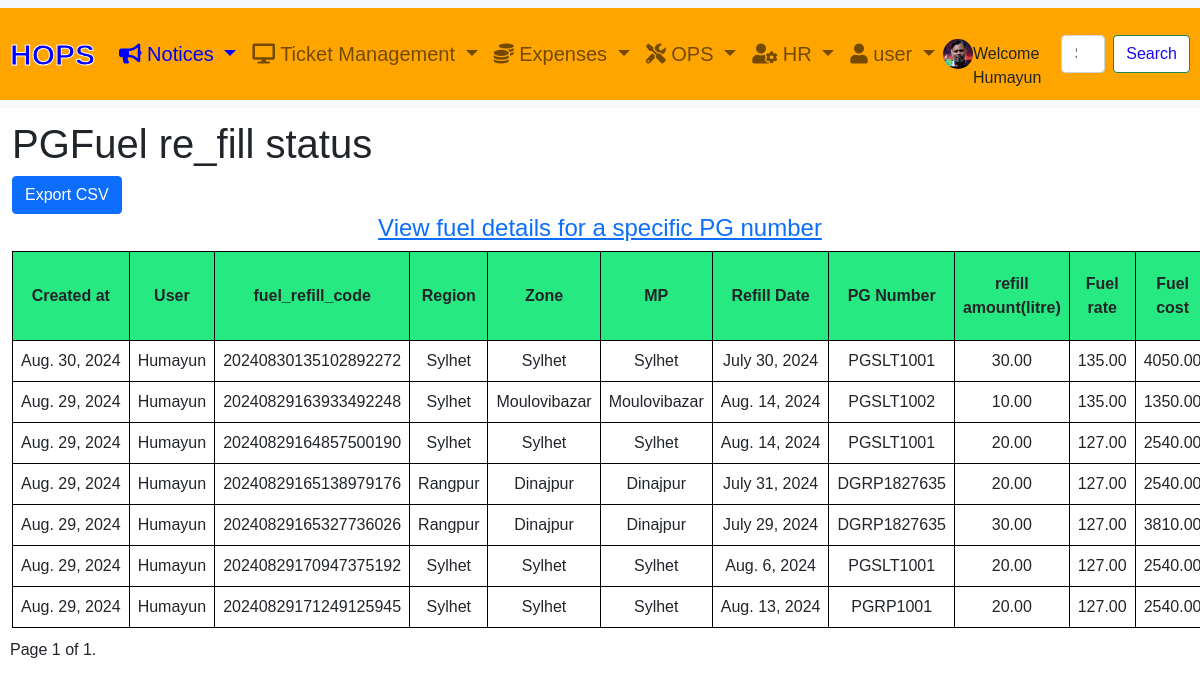
/generator/view_pg_fuel/ (signed in), run on the app's committed database.
### account/models.py (models this page shows, shortened)
class Customer(AbstractBaseUser, PermissionsMixin):
    employee = models.ForeignKey('employee.EmployeeModel', related_name='employee_data', on_delete=models.CASCADE, null=True, blank=True)
    email = models.EmailField(_('email address'), unique=True)
    name = models.CharField(max_length=150)
    mobile = models.CharField(max_length=20, blank=True)
    is_active = models.BooleanField(default=False)
    is_staff = models.BooleanField(default=False)
    created = models.DateTimeField(auto_now_add=True)
    updated = models.DateTimeField(auto_now=True)
    profile_picture = models.ImageField(upload_to='profile_pictures/', blank=True, null=True)
    groups = models.ManyToManyField(
        Group,
        related_name='customer_set',
        blank=True,
        help_text=_("The groups this user belongs to."),
        verbose_name=_("groups"),
    )
    user_permissions = models.ManyToManyField(
        Permission,
        related_name='customer_set',
        blank=True,
        help_text=_("Specific permissions for this user."),
        verbose_name=_("user permissions"),
    )
    USER_LEVEL_CHOICES = [
        ('general_user', 'General_User'),
        ('first_level', 'First Level Manager'),
        ('second_level', 'Second Level Manager'),
        ('third_level', 'Third Level Manager'),
        ('external', 'External'),
    ]
    manager_level = models.CharField(max_length=20, choices=USER_LEVEL_CHOICES, default='general_user')
    objects = CustomAccountManager()
    USERNAME_FIELD = 'email'
    REQUIRED_FIELDS = ['name']
    class Meta:
        verbose_name = "Accounts"
        verbose_name_plural = "Accounts"
    def __str__(self):
        return self.name

### generator/models.py (models this page shows, shortened)
class PGFuelRefill(models.Model):
    region = models.CharField(max_length=100,choices=REGION_CHOICES,null=True,blank=True)
    zone = models.CharField(max_length=100,choices=ZONE_CHOICES,null=True, blank=True)
    mp = models.CharField(max_length=100,choices=MP_CHOICES,null=True,blank=True)
    refill_requester = models.ForeignKey(Customer, related_name='pg_refill_requester_name', on_delete=models.CASCADE, null=True, blank=True)
    fuel_refill_code = models.CharField(max_length=50, default='None')
    pgnumber = models.ForeignKey(AddPGInfo, related_name='pg_refill', on_delete=models.CASCADE, null=True, blank=True)
    REFILL_CHOICES = [
        ('pump','pump'),
        ('local_purchase','local_purchase')
    ]
    refill_type = models.CharField(max_length=20, choices=REFILL_CHOICES, default=None,null=True,blank=True)
    fuel_pump = models.ForeignKey(FuelPumpDatabase, related_name='pump_data_info', on_delete=models.CASCADE, default=None,null=True,blank=True)
    refill_amount = models.DecimalField(max_digits=10, decimal_places=2, default=0.0)
    fuel_type_choices=[
        ('diesel','diesel'),
        ('octane','octane'),
        ('petrol','petrol'),
        ('CNG','CNG')
    ]
    fuel_type =models.CharField(max_length=100, choices=fuel_type_choices,null=True, blank=True, default='None')
    fuel_rate = models.DecimalField(max_digits=10, decimal_places=2, default=0.0,null=True, blank=True)
    fuel_cost = models.DecimalField(max_digits=10, decimal_places=2, default=0.0, null=True, blank=True)
    refill_date = models.DateField(default=timezone.now)
    fuel_supplier_name = models.CharField(max_length=50,null=True, blank=True)
    fuel_supplier_phone = models.CharField(max_length=50,null=True, blank=True)
    fuel_supplier_address = models.TextField(default='None', null=True, blank=True)
    refill_supporting_documents = models.FileField(upload_to='PG_refill_slips/', null=True, blank=True)
    created_at = models.DateField(default=timezone.now)

class AddPGInfo(models.Model):
    region = models.CharField(max_length=100,choices=REGION_CHOICES,null=True, blank=True)
    zone = models.CharField(max_length=100,choices=ZONE_CHOICES,null=True, blank=True)
    mp = models.CharField(max_length=100,choices=MP_CHOICES,null=True, blank=True)
    PG_code = models.CharField(max_length=50, default='None')
    PG_add_requester = models.ForeignKey(Customer, related_name='PGad_admin_user', on_delete=models.CASCADE)
    PGNumber = models.CharField(max_length=50,default='None')
    PG_brand_choices=[
        ('Honda','Honda'),
        ('Mistsubishi', 'Mistsubishi'),
        ('wilson','wilson'),
        ('chinese','chinese'),
        ('mahindra','mahindra'),
    ]
    PG_brand = models.CharField(max_length=50, choices= PG_brand_choices,default='None')
    PG_serial_number = models.CharField(max_length=50,default='None')
    PG_capacity_choices=[
        ('5kva','5kva'),
        ('6kva','6kva'),
        ('8kva','8kva'),
        ('30kva','30kva'),
        ('40kva','40kva')
        ]
    PG_capacity = models.CharField(max_length=50,choices=PG_capacity_choices,default='None')
    fuel_tank_capacity = models.CharField(max_length=50,default='None')
    lub_oil_capacity = models.CharField(max_length=50,default='None')
    PG_supplier_choices=[
        ('vendor1','vendor1'),
        ('vendor2','vendor2'),
        ('vendor3','vendor3'),
        ('own','own'),
        ('edotco','edotco'),
    ]
    PG_supplier=models.CharField(max_length=50,choices=PG_supplier_choices,default='None')
    PG_status_choices =[
        ('good','good'),
        ('faulty','faulty')
    ]
    PG_status = models.CharField(max_length=100, choices=PG_status_choices,null=True,blank=True)
    PG_purchase_date = models.DateField(default=timezone.now)
    PG_hire_date = models.DateField(default=timezone.now)
    PG_supporting_documents = models.FileField(upload_to='PG_documents/', null=True, blank=True)
    deployment_choices=[
        ('movable_PG','movable_PG'),
        ('fixed_PG','fixed_PG'),
        ('fixed_DG','fixed_DG'),
        ('DGOW','DGOW'),
    ]
    PG_deployment_type =models.CharField(max_length=100,choices=deployment_choices,null=True,blank=True)
    fixed_PG_site_code = models.CharField(max_length=100,null=True,blank=True)
    created_at = models.DateField(default=timezone.now)
    updated_at = models.DateField(default=timezone.now)

### generator/views.py (the view, shortened to what this page needs)
# urls.py: path('view_pg_fuel/', views.view_pg_fuel, name='view_pg_fuel'),
@login_required
def view_pg_fuel(request):
    pg_info = PGFuelRefill.objects.all().order_by('-created_at')
    pg_per_page = 10
    paginator = Paginator(pg_info, pg_per_page)
    page_number = request.GET.get('page', 1)
    try:
        page_obj = paginator.page(page_number)
    except PageNotAnInteger:
        page_obj = paginator.page(1)
    except EmptyPage:
        page_obj = paginator.page(paginator.num_pages)
    return render(request, 'generator/view_pg_fuel.html', {
        'pg_info': pg_info,
        'page_obj': page_obj,
    })

### account/context_processors.py (called while the page is built)
def user_info(request):
    user = request.user
    profile_picture_url = None
    if user.is_authenticated:
        profile_picture_url = user.profile_picture.url if user.profile_picture else None
    return {
        'user_info': user.name if user.is_authenticated else None,
        'profile_picture_url': profile_picture_url
    }

### templates/generator/view_pg_fuel.html (shortened to what this page needs)
{% extends "base.html" %}
{% load static %}
{% load duration_filters %}
{% block content %}
<div class="container-fluid main-content  ">
    <div class="row">
        <div class="col-xl-12">
        <h1>PGFuel re_fill status</h1>
        <form method="GET" action="{% url 'generator:view_pg_fuel' %}">
            <button type="submit" name="download_csv" class="btn btn-primary">Export CSV</button>
        </form>
        <h4 class="text-center"> <a href="{% url 'generator:view_pg_details_fuel'%}">View fuel details for a specific PG number</a></h4>
            <table>
                <thead>
                    <tr>
                        <th class="text-center p-2">Created at </th>
                        <th class="text-center p-2">User</th>
                        <th class="text-center p-2">fuel_refill_code</th>
                        <th class="text-center p-2">Region</th>
                        <th class="text-center p-2">Zone</th>
                        <th class="text-center p-2">MP</th>
                        <th class="text-center p-2">Refill Date</th>
                        <th class="text-center p-2">PG Number</th>
                        <th class="text-center p-2">refill amount(litre)</th>
                        <th class="text-center p-2">Fuel rate</th>
                        <th class="text-center p-2">Fuel cost</th>
                    </tr>
                </thead>
                <tbody>
                    {% for fuel in page_obj %}
                    <tr>
                        <td class="text-center p-2"style="white-space: nowrap;">{{ fuel.created_at }}</td>
                        <td class="text-center p-2"style="white-space: nowrap;">{{ fuel.refill_requester }}</td>
                        <td class="text-center p-2"style="white-space: nowrap;">{{ fuel.fuel_refill_code }}</td>
                        <td class="text-center p-2"style="white-space: nowrap;">{{ fuel.region }}</td>
                        <td class="text-center p-2"style="white-space: nowrap;">{{ fuel.zone }}</td>
                        <td class="text-center p-2"style="white-space: nowrap;">{{ fuel.mp }}</td>
                        <td class="text-center p-2" style="white-space: nowrap;">{{ fuel.refill_date}}</td>
                        <td class="text-center p-2" style="white-space: nowrap;">{{ fuel.pgnumber.PGNumber }}</td>
                        <td class="text-center p-2"style="white-space: nowrap;">{{ fuel.refill_amount }}</td>
                        {% if fuel.fuel_pump.fuel_unit_price %}
                        <td class="text-center p-2" style="white-space: nowrap;">{{ fuel.fuel_pump.fuel_unit_price}}</td>
                    {% else %}
                    <td class="text-center p-2" style="white-space: nowrap;">{{ fuel.fuel_rate}}</td>
                    {% endif %}
                        <td class="text-center p-2" style="white-space: nowrap;">{{ fuel.fuel_cost}}</td>
                    </tr>
                    {% endfor %}
                </tbody>
            </table>
        </div>
        <div class="pagination" style="padding: 10px;">
            <span class="step-links">
                <span class="current">
                    Page {{ page_obj.number }} of {{ page_obj.paginator.num_pages }}.
                </span>
            </span>
        </div>
</div>
</div>
<div class="col" style="height:1200px"></div>
{% endblock %}

### templates/base.html (shortened to what this page needs)
<!DOCTYPE html>
<html lang="en">
<head>
<link href="https://cdn.jsdelivr.net/npm/bootstrap@5.0.0-beta3/dist/css/bootstrap.min.css" rel="stylesheet">
<link rel="stylesheet" href="https://cdnjs.cloudflare.com/ajax/libs/font-awesome/5.15.3/css/all.min.css">
<link href="https://cdnjs.cloudflare.com/ajax/libs/select2/4.0.13/css/select2.min.css" rel="stylesheet">
<link href="https://cdnjs.cloudflare.com/ajax/libs/bootstrap-datepicker/1.9.0/css/bootstrap-datepicker.min.css" rel="stylesheet">
<link href="https://cdnjs.cloudflare.com/ajax/libs/bootstrap-timepicker/0.5.2/css/bootstrap-timepicker.min.css" rel="stylesheet">
        <link rel="stylesheet" href="https://code.jquery.com/ui/1.12.1/themes/base/jquery-ui.css">
        <link rel="stylesheet" href="https://cdn.jsdelivr.net/npm/timepicker@1.11.14/jquery.timepicker.min.css">
</head>
<body>
    {% if user.is_authenticated %}
    <nav class="navbar navbar-expand-lg navbar-light bg-light navbar-fixed-top">
        <div class="container-fluid custom_navbar">
            <a class="navbar-brand menu-color" style="color:blue; font-size:30px;font-family: Helvetica;" href="{% url 'tickets:dash_board' %}">HOPS</a>
            <div class="collapse navbar-collapse" id="navbarSupportedContent">
                <ul class="navbar-nav me-auto mb-2 mb-lg-0">
                    <li class="nav-item dropdown">
                        <a class="nav-link dropdown-toggle menu-color" style="color: blue;" href="#" id="navbarDropdown" role="button" data-bs-toggle="dropdown" aria-expanded="false">
                            <i class="fa fa-bullhorn" aria-hidden="true"></i> Notices
                        </a>
                    </li>
                    <li class="nav-item dropdown">
                        <a class="nav-link dropdown-toggle menu-color"href="#" id="navbarDropdown" role="button" data-bs-toggle="dropdown" aria-expanded="false">
                            <i class="fa fa-desktop" aria-hidden="true"></i> Ticket Management
                        </a>
                    </li>
                    <li class="nav-item dropdown">
                        <a class="nav-link dropdown-toggle menu-color"href="#" id="navbarDropdown" role="button" data-bs-toggle="dropdown" aria-expanded="false">
                            <i class="fas fa-coins"></i>  Expenses
                        </a>
                    </li>
                    <li class="nav-item dropdown">
                        <a class="nav-link dropdown-toggle menu-color"href="#" id="navbarDropdown" role="button" data-bs-toggle="dropdown" aria-expanded="false">
                            <i class="fas fa-tools"></i>  OPS
                        </a>
                    </li>
                    <li class="nav-item dropdown">
                        <a class="nav-link dropdown-toggle menu-color"href="#" id="navbarDropdown" role="button" data-bs-toggle="dropdown" aria-expanded="false">
                            <i class="fas fa-user-cog"></i>  HR
                        </a>
                    </li>
                    <li class="nav-item dropdown">
                        <a class="nav-link dropdown-toggle menu-color"href="#" id="navbarDropdown" role="button" data-bs-toggle="dropdown" aria-expanded="false">
                            <i class="fas fa-user"></i>  user
                        </a>
                    </li>
                </ul>
                    {% if user.is_authenticated %}
                    <a href="{% url 'account:update_profile_picture' user.id %}">
                        {% if profile_picture_url %}
                            <img src="{{ profile_picture_url }}" style="height: 30px; width: 30px; border-radius: 50%;">
                        {% else %}
                        <i class="fas fa-user-circle" aria-hidden="true" style="font-size: 25px; color:white"></i>
                        {% endif %} </a>
                        <br>
                       Welcome {{ request.user.name }}
                {% else %}
                    <a href="{% url 'account:login' %}" style="color:white;">
                        <i class="fas fa-user-circle" aria-hidden="true" style="font-size: 30px;"></i>
                    </a>
                {% endif %}
                    <form class="d-flex" method="GET" action="{% url 'tickets:search_all' %}" style="margin-left:20px">
                    <input class="form-control me-2" type="search" placeholder="Search" aria-label="Search" name="q">
                    <button class="btn btn-outline-success" type="submit" style="color:rgb(26, 7, 239);background:white">Search</button>
                </form>
            </div>
        </div>
    </nav>
{% endif %}
   <div class="col" style="height:120px"></div>
    <div class="container">
        {% block content %}
        {% endblock %}
    </div>
</body>
</html>

### templates/base.html (style rules this page uses)
html, body { font-family: Verdana, sans-serif; background: white; }
.custom_navbar { background-color: orange; padding:10px; }
.navbar-brand { font-size: 40px; font-weight: 700; color: #0AEDED; -webkit-text-stroke: #fff 1px; }
.menu-color { color:blue; font-size: 20px;; }
.navbar-fixed-top { position: fixed; top: 0; width: 100%; z-index: 1000; }

### templates/generator/view_pg_fuel.html (style rules this page uses)
table { border-collapse: collapse; width: 100%; }
th,td { border: 1px solid black; text-align: left; padding: 0px; }
th { background-color: rgb(38, 233, 129); }
table thead th { white-space: normal; }
.main-content { overflow-y: auto; margin-left:0px; position: absolute; width: 100%; left: 0; }

### data on the page
Customer: user.name "Humayun"
PGFuelRefill: created_at "Aug. 30, 2024", refill_requester "Humayun", fuel_refill_code "20240830135102892272", region "Sylhet", zone "Sylhet", mp "Sylhet", refill_date "July 30, 2024", pgnumber.PGNumber "PGSLT1001", refill_amount "30.00", fuel_rate "135.00", fuel_cost "4050.00"
PGFuelRefill: created_at "Aug. 29, 2024", refill_requester "Humayun", fuel_refill_code "20240829163933492248", region "Sylhet", zone "Moulovibazar", mp "Moulovibazar", refill_date "Aug. 14, 2024", pgnumber.PGNumber "PGSLT1002", refill_amount "10.00", fuel_rate "135.00", fuel_cost "1350.00"
PGFuelRefill: created_at "Aug. 29, 2024", refill_requester "Humayun", fuel_refill_code "20240829164857500190", region "Sylhet", zone "Sylhet", mp "Sylhet", refill_date "Aug. 14, 2024", pgnumber.PGNumber "PGSLT1001", refill_amount "20.00", fuel_rate "127.00", fuel_cost "2540.00"
PGFuelRefill: created_at "Aug. 29, 2024", refill_requester "Humayun", fuel_refill_code "20240829165138979176", region "Rangpur", zone "Dinajpur", mp "Dinajpur", refill_date "July 31, 2024", pgnumber.PGNumber "DGRP1827635", refill_amount "20.00", fuel_rate "127.00", fuel_cost "2540.00"
PGFuelRefill: created_at "Aug. 29, 2024", refill_requester "Humayun", fuel_refill_code "20240829165327736026", region "Rangpur", zone "Dinajpur", mp "Dinajpur", refill_date "July 29, 2024", pgnumber.PGNumber "DGRP1827635", refill_amount "30.00", fuel_rate "127.00", fuel_cost "3810.00"
PGFuelRefill: created_at "Aug. 29, 2024", refill_requester "Humayun", fuel_refill_code "20240829170947375192", region "Sylhet", zone "Sylhet", mp "Sylhet", refill_date "Aug. 6, 2024", pgnumber.PGNumber "PGSLT1001", refill_amount "20.00", fuel_rate "127.00", fuel_cost "2540.00"
PGFuelRefill: created_at "Aug. 29, 2024", refill_requester "Humayun", fuel_refill_code "20240829171249125945", region "Sylhet", zone "Sylhet", mp "Sylhet", refill_date "Aug. 13, 2024", pgnumber.PGNumber "PGRP1001", refill_amount "20.00", fuel_rate "127.00", fuel_cost "2540.00"

### other printed values
{{ page_obj.number }} "1"
{{ page_obj.paginator.num_pages }} "1"
